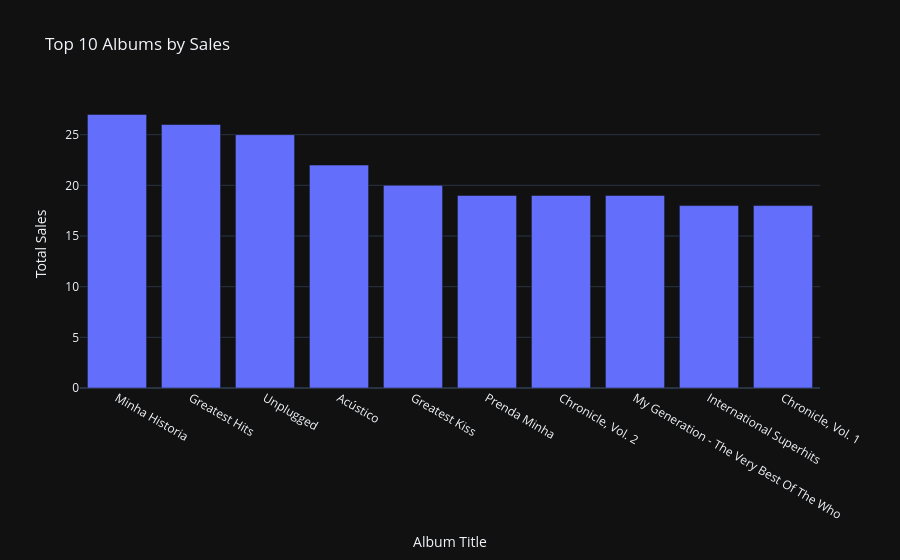

Here is the notebook cell this chart was saved with:
### Code cell
import vanna
from vanna.remote import VannaDefault

vn = VannaDefault(model='chinook', api_key=vanna.get_api_key(EMAIL))
vn.connect_to_sqlite('https://vanna.ai/Chinook.sqlite')
vn.ask("What are the top 10 albums by sales?")

### Figure 1 — Plotly figure (JSON) as saved in the notebook; plotly's stock layout.template omitted (floating-point values rounded to 4 significant figures)
{"data": [{"type": "bar", "x": ["Minha Historia", "Greatest Hits", "Unplugged", "Acústico", "Greatest Kiss", "Prenda Minha", "Chronicle, Vol. 2", "My Generation - The Very Best Of The Who", "International Superhits", "Chronicle, Vol. 1"], "y": [27, 26, 25, 22, 20, 19, 19, 19, 18, 18]}], "layout": {"title": {"text": "Top 10 Albums by Sales"}, "xaxis": {"title": {"text": "Album Title"}}, "yaxis": {"title": {"text": "Total Sales"}}}}
